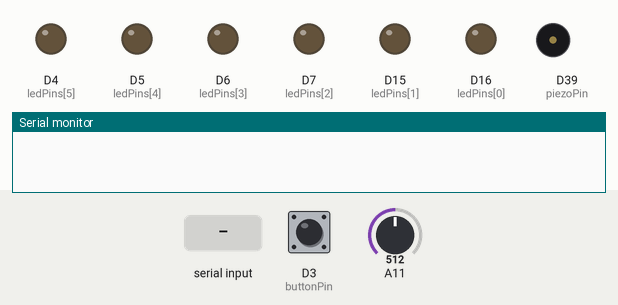
Simulated run of this sketch. Board: Arduino Due. Shown: output pins drawn as LEDs (lit = HIGH), buzzer (waves = sounding), the last lines printed to the serial monitor. Dashed ring = blinking. Inputs (shaded band) come from the test bench; at power-on: D3 (buttonPin) HIGH, A11 = 512 (analog values on the 0–1023 scale).

Above: at 1.2 s.
1.3 s: "A" received over Serial
At 1.39 s:
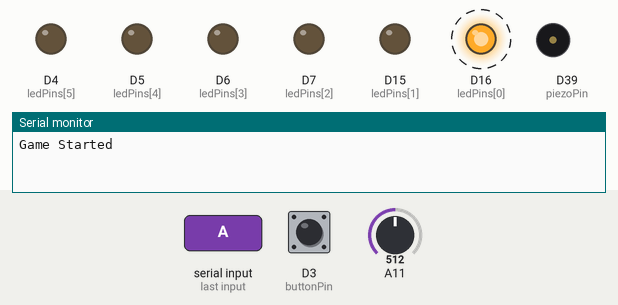
4.3 s: D3 (buttonPin) pulled LOW for 0.15 s
At 5.4 s:
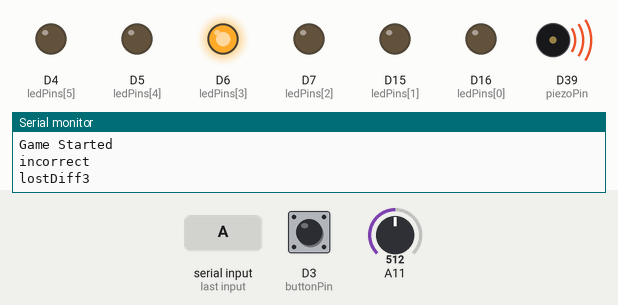
7.3 s: A11 set to 197
At 7.54 s:
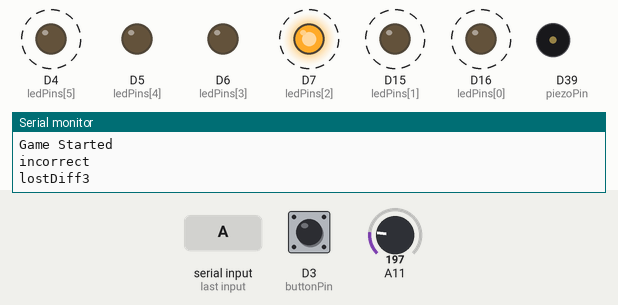
10.3 s: D3 (buttonPin) pulled LOW for 1 s
At 11.4 s:
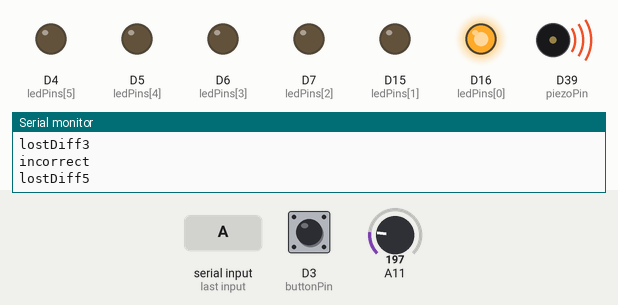
13.3 s: D3 (buttonPin) pulled LOW for 0.15 s
At 13.8 s:
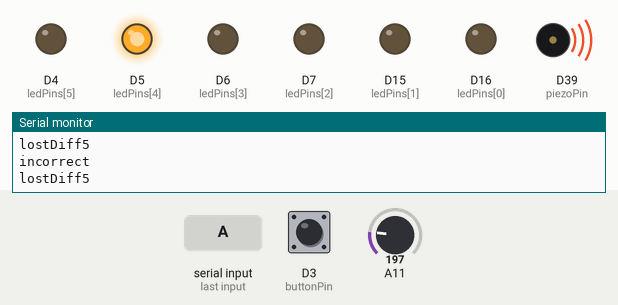
16.3 s: D3 (buttonPin) pulled LOW for 3.2 s
At 17.3 s:
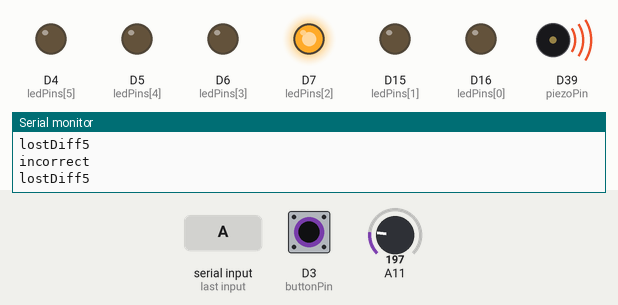
Timing chart, 0 to 22.0 s (numbered marks = the images above; inputs shaded):
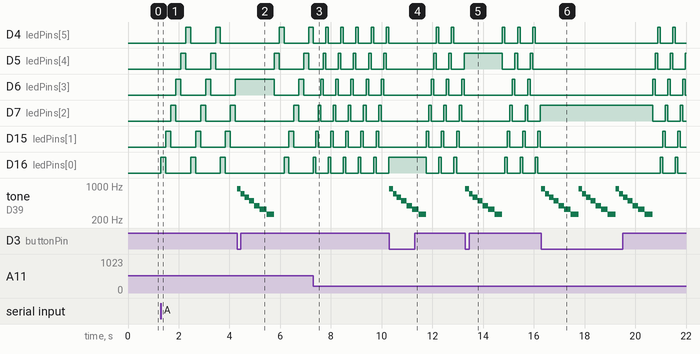

Measured:
- after the input at 1.3 s, D4 (ledPins[5]): alternates HIGH for 0.20 s and LOW for 0.98 s, starting after 0.98 s; D5 (ledPins[4]): alternates HIGH for 0.20 s and LOW for 0.98 s, starting after 0.78 s
- after the input at 4.3 s, tone on D39 (piezoPin): plays 880 Hz for 0.15 s, 698 Hz for 0.15 s, 587 Hz for 0.18 s, 494 Hz for 0.20 s, 392 Hz for 0.22 s, 330 Hz for 0.26 s … (7 notes in this stretch), starting at once
- after the input at 7.3 s, D4 (ledPins[5]): alternates HIGH for 0.10 s and LOW for 0.50 s, starting after 0.50 s; D5 (ledPins[4]): alternates HIGH for 0.10 s and LOW for 0.50 s, starting after 0.40 s
- after the input at 10.3 s, tone on D39 (piezoPin): plays 880 Hz for 0.15 s, 698 Hz for 0.15 s, 587 Hz for 0.18 s, 494 Hz for 0.20 s, 392 Hz for 0.22 s, 330 Hz for 0.26 s … (7 notes in this stretch), starting at once
- after the input at 13.3 s, tone on D39 (piezoPin): plays 880 Hz for 0.15 s, 698 Hz for 0.15 s, 587 Hz for 0.18 s, 494 Hz for 0.20 s, 392 Hz for 0.22 s, 330 Hz for 0.26 s … (7 notes in this stretch), starting at once
- after the input at 16.3 s, tone on D39 (piezoPin): silent → 880 Hz at once, then repeats every 1.5 s: 698 Hz 0.15 s, 587 Hz 0.18 s, 494 Hz 0.20 s, 392 Hz 0.22 s, 330 Hz 0.26 s, 262 Hz 0.30 s, 880 Hz 0.15 s

The sketch:

MTEC2280_FinalProject.ino
```cpp
#include "Pitch.h"  //grabs pitches from pitch.h

const int numLEDs = 6;                                //number of LEDS
const int ledPins[numLEDs] = { 16, 15, 7, 6, 5, 4 };  //an array containing all the LEDS on the bread board
const int adcPin = 11;                                //Potentiometer
const int adcPin2 = 10;
const int buttonPin = 3;  //Button
const int piezoPin = 39;  //Piezo

bool buttonState = 0;
bool lastButtonState = HIGH;
bool buttonPressed = false;

bool gameRunning = false;

long score = 0;              //score goes up
unsigned long lastTime = 0;  //Last time an LED went off

int timerInterval = 500;  //Delay between LED's turning on
int currentLED = 0;       //Next LED turning on
//int buttonState = 0; //If button is on or off
int potValue = 0;
int potValue2 = 0;  // Stores values from the potentiometer
int inByte = 0;
int outByte = 0;

void setup() {
  pinMode(buttonPin, INPUT_PULLUP);

  for (int i = 0; i < numLEDs; i++) {
    pinMode(ledPins[i], OUTPUT);  //loops through leds to set them as output
  }

  analogReadResolution(10);  //10 bits which sets the pot range to 0 - 1023
  Serial.begin(9600);
}

void loop() {

  if (Serial.available()) {
    inByte = Serial.read();

    if (inByte == 'A') {
      gameRunning = true;
      Serial.println("Game Started");
      //potValue = analogRead(adcPin); //read pot 1
      //potValue2= analogRead(adcPin2); //read pot 2
      //buttonState = !digitalRead(buttonPin);  //read button 1

      //Serial.print(buttonState);  //send 1st value
      //Serial.print(',');            //send comma ASCII char to separate values
      //Serial.print(potValue);      //send 3rd value
      //Serial.print(',');            //send comma ASCII char to separate values
      //Serial.print(potValue2);      //send 4th value
      //Serial.print('\n');           //send newline ASCII char to frame end of message
    } else if (inByte == 'B') {
      gameRunning = false;
      Serial.println("Game Paused");
    } else {
      Serial.println("Rx Byte is neither 'A' nor 'B'");
    }
  }

  if (gameRunning) {

    unsigned long currentTime = millis();  //milliseconds since booting up the board
    buttonState = digitalRead(buttonPin);
    potValue = analogRead(adcPin);
    timerInterval = map(potValue, 0, 1023, 40, 350);                   //coverts potvalue into delay time between 40 & 350
    int activeLED = (currentLED == 0) ? numLEDs - 1 : currentLED - 1;  //checks what led is on


    if (buttonState == LOW && lastButtonState == HIGH) {
      buttonPressed = true;
    } else if (buttonState == HIGH) {
      buttonPressed = false;
    }
    lastButtonState = buttonState;

    if (buttonState == HIGH) {
      if (currentTime - lastTime >= timerInterval) {  //checks timerInterval to turn on next led
        lastTime = currentTime;

        for (int i = 0; i < numLEDs; i++) {
          digitalWrite(ledPins[i], LOW);  //turns off all other leds
        }

        digitalWrite(ledPins[currentLED], HIGH);  //turns on current led

        currentLED = (currentLED + 1) % numLEDs;  //moves to next led and loops it back
      }
    } else if (buttonState == LOW && digitalRead(ledPins[5]) == HIGH) {  //if button is pressed and red led is on

      for (int i = 0; i < 5; i++) {
        digitalWrite(ledPins[i], LOW);  //first 5 leds turn off
      }

      Serial.println("correct");

      if (potValue >= 819) {
        Serial.println("wonDiff1");
      } else if (potValue >= 615 && potValue <= 818) {
        Serial.println("wonDiff2");
      } else if (potValue >= 411 && potValue <= 614) {
        Serial.println("wonDiff3");
      } else if (potValue >= 207 && potValue <= 410) {
        Serial.println("wonDiff4");
      } else if (potValue >= 0 && potValue <= 206) {
        Serial.println("wonDiff5");
      }
      tone(piezoPin, NOTE_E6, 125);
      //delay(130);
      tone(piezoPin, NOTE_G6, 125);
      //delay(130);
      tone(piezoPin, NOTE_E7, 125);
      //delay(130);
      tone(piezoPin, NOTE_C7, 125);
      //delay(130);
      tone(piezoPin, NOTE_D7, 125);
      //delay(130);
      tone(piezoPin, NOTE_G7, 125);
      //delay(125);
      noTone(piezoPin);


    } else if (buttonState == LOW && digitalRead(ledPins[activeLED]) == HIGH) {

      for (int i = 0; i < 5; i++) {
        digitalWrite(ledPins[i], LOW);
        digitalWrite(ledPins[activeLED], HIGH);
      }

      Serial.println("incorrect");
      if (potValue >= 819) {
        Serial.println("lostDiff1");
      } else if (potValue >= 615 && potValue <= 818) {
        Serial.println("lostDiff2");
      } else if (potValue >= 411 && potValue <= 614) {
        Serial.println("lostDiff3");
      } else if (potValue >= 207 && potValue <= 410) {
        Serial.println("lostDiff4");
      } else if (potValue >= 0 && potValue <= 206) {
        Serial.println("lostDiff5");
      }
      tone(piezoPin, NOTE_A5, 150);
      delay(150);
      tone(piezoPin, NOTE_F5, 150);
      delay(150);
      tone(piezoPin, NOTE_D5, 180);
      delay(180);
      tone(piezoPin, NOTE_B4, 200);
      delay(200);
      tone(piezoPin, NOTE_G4, 220);
      delay(220);
      tone(piezoPin, NOTE_E4, 260);
      delay(260);
      tone(piezoPin, NOTE_C4, 300);
      delay(300);
      noTone(piezoPin);


    }
  }
}
```

Pitch.h
```cpp
#define NOTE_B0  31
#define NOTE_C1  33
#define NOTE_CS1 35
#define NOTE_D1  37
#define NOTE_DS1 39
#define NOTE_E1  41
#define NOTE_F1  44
#define NOTE_FS1 46
#define NOTE_G1  49
#define NOTE_GS1 52
#define NOTE_A1  55
#define NOTE_AS1 58
#define NOTE_B1  62
#define NOTE_C2  65
#define NOTE_CS2 69
#define NOTE_D2  73
#define NOTE_DS2 78
#define NOTE_E2  82
#define NOTE_F2  87
#define NOTE_FS2 93
#define NOTE_G2  98
#define NOTE_GS2 104
#define NOTE_A2  110
#define NOTE_AS2 117
#define NOTE_B2  123
#define NOTE_C3  131
#define NOTE_CS3 139
#define NOTE_D3  147
#define NOTE_DS3 156
#define NOTE_E3  165
#define NOTE_F3  175
#define NOTE_FS3 185
#define NOTE_G3  196
#define NOTE_GS3 208
#define NOTE_A3  220
#define NOTE_AS3 233
#define NOTE_B3  247
#define NOTE_C4  262
#define NOTE_CS4 277
#define NOTE_D4  294
#define NOTE_DS4 311
#define NOTE_E4  330
#define NOTE_F4  349
#define NOTE_FS4 370
#define NOTE_G4  392
#define NOTE_GS4 415
#define NOTE_A4  440
#define NOTE_AS4 466
#define NOTE_B4  494
#define NOTE_C5  523
#define NOTE_CS5 554
#define NOTE_D5  587
#define NOTE_DS5 622
#define NOTE_E5  659
#define NOTE_F5  698
#define NOTE_FS5 740
#define NOTE_G5  784
#define NOTE_GS5 831
#define NOTE_A5  880
#define NOTE_AS5 932
#define NOTE_B5  988
#define NOTE_C6  1047
#define NOTE_CS6 1109
#define NOTE_D6  1175
#define NOTE_DS6 1245
#define NOTE_E6  1319
#define NOTE_F6  1397
#define NOTE_FS6 1480
#define NOTE_G6  1568
#define NOTE_GS6 1661
#define NOTE_A6  1760
#define NOTE_AS6 1865
#define NOTE_B6  1976
#define NOTE_C7  2093
#define NOTE_CS7 2217
#define NOTE_D7  2349
#define NOTE_DS7 2489
#define NOTE_E7  2637
#define NOTE_F7  2794
#define NOTE_FS7 2960
#define NOTE_G7  3136
#define NOTE_GS7 3322
#define NOTE_A7  3520
#define NOTE_AS7 3729
#define NOTE_B7  3951
#define NOTE_C8  4186
#define NOTE_CS8 4435
#define NOTE_D8  4699
#define NOTE_DS8 4978
```
